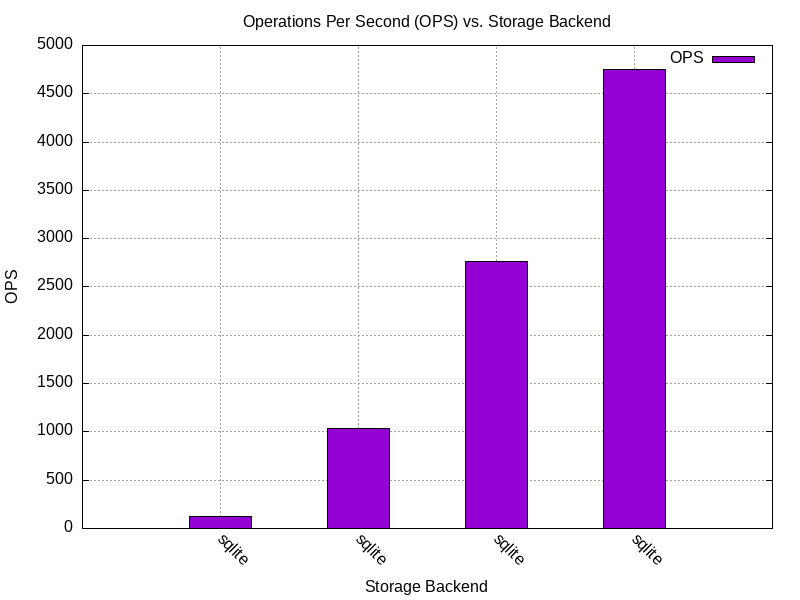

Reproduce this figure in gnuplot.
set terminal png size 800,600
set output "benchmark_charts/ops_vs_storage.png"
set title "Operations Per Second (OPS) vs. Storage Backend"
set xlabel "Storage Backend"
set ylabel "OPS"
set grid
set key top right
set style data histogram
set style histogram cluster gap 1
set style fill solid border -1
set boxwidth 0.9
set xtic rotate by -45 scale 0
set datafile separator ","
# Skip header line
plot "benchmark_results/sqlite/benchmark_results.csv" using 3:xtic(5) every ::1 title "OPS"
